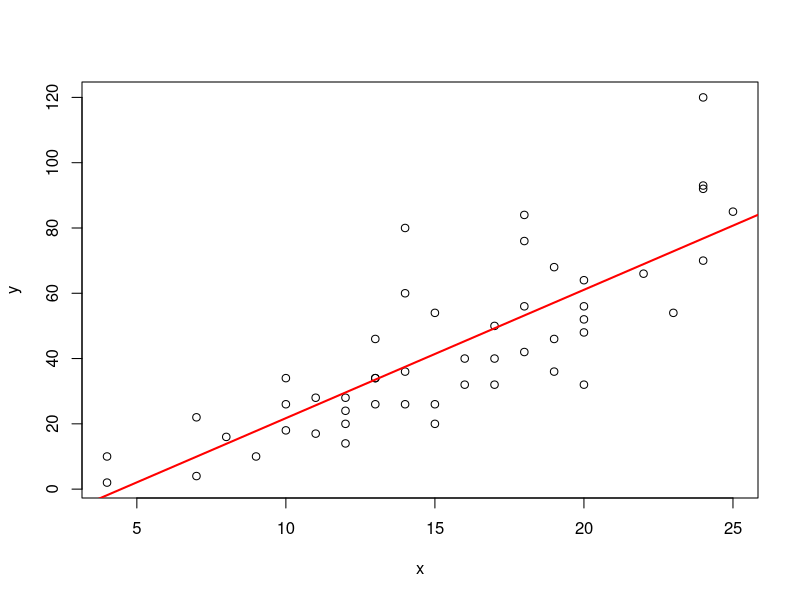
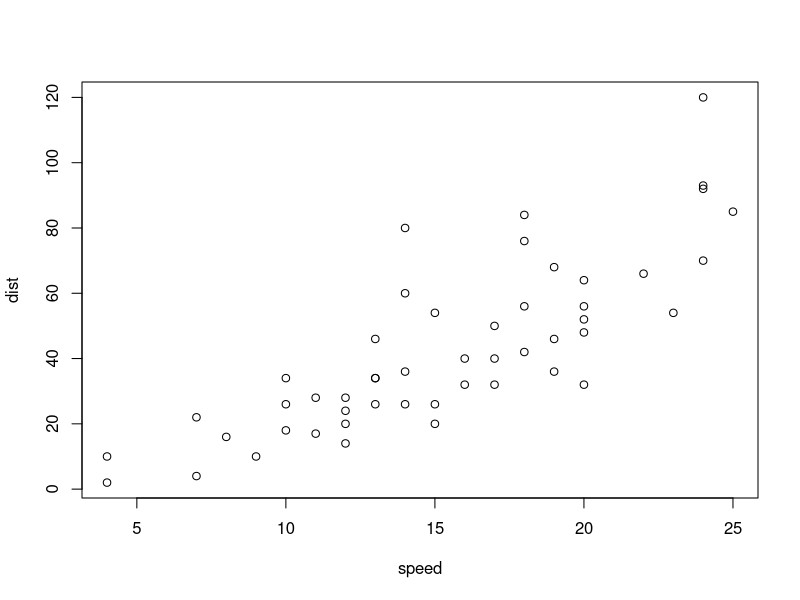
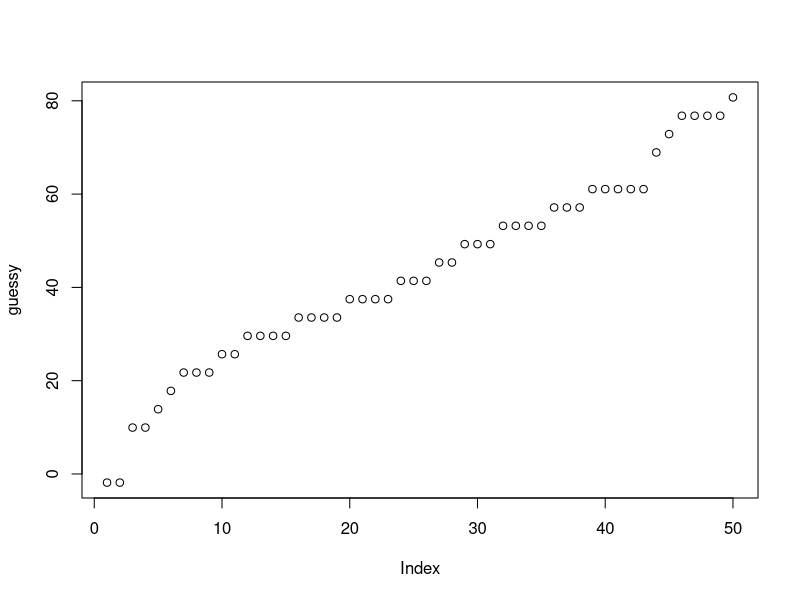
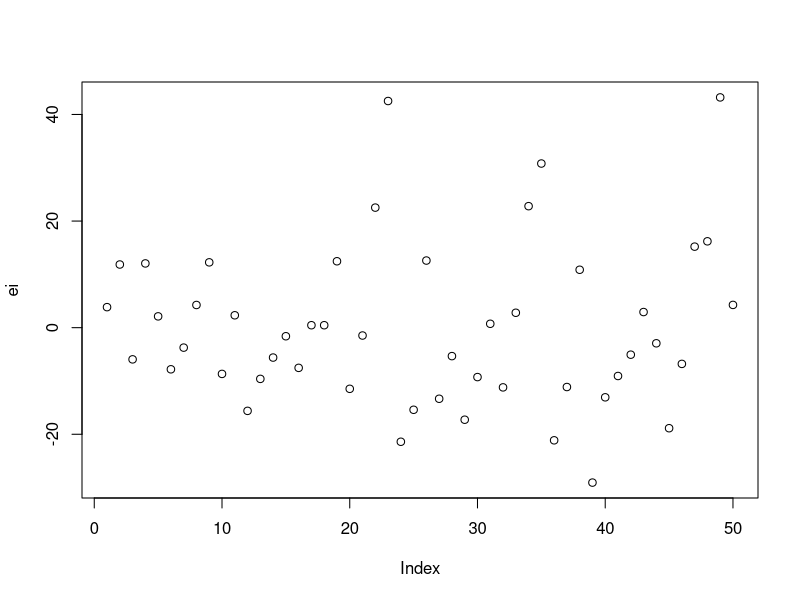
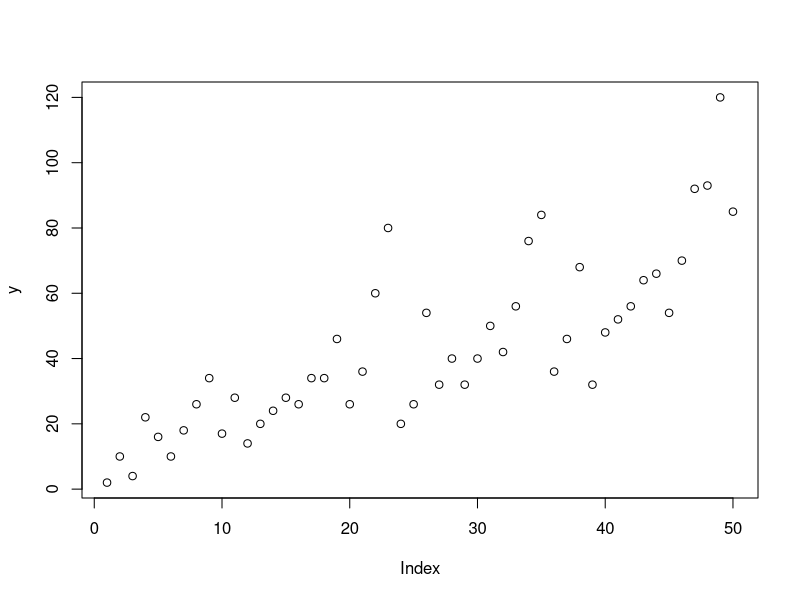
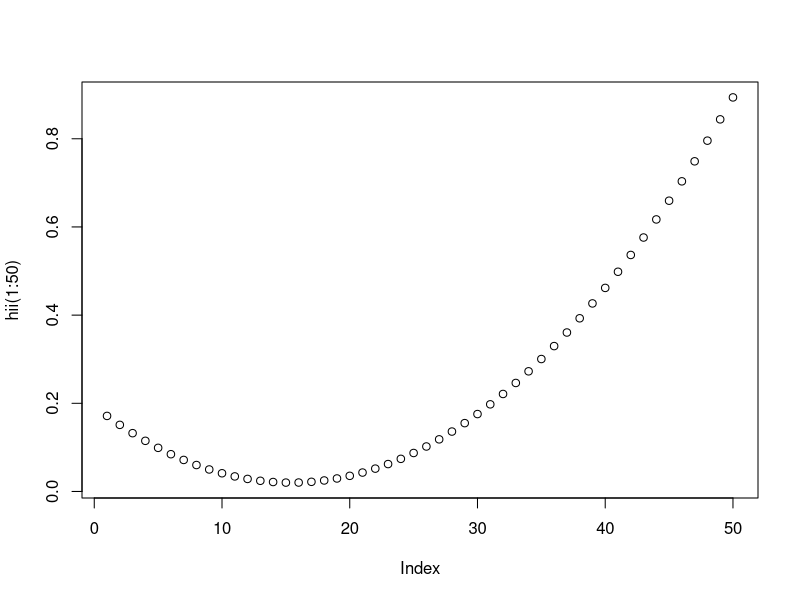
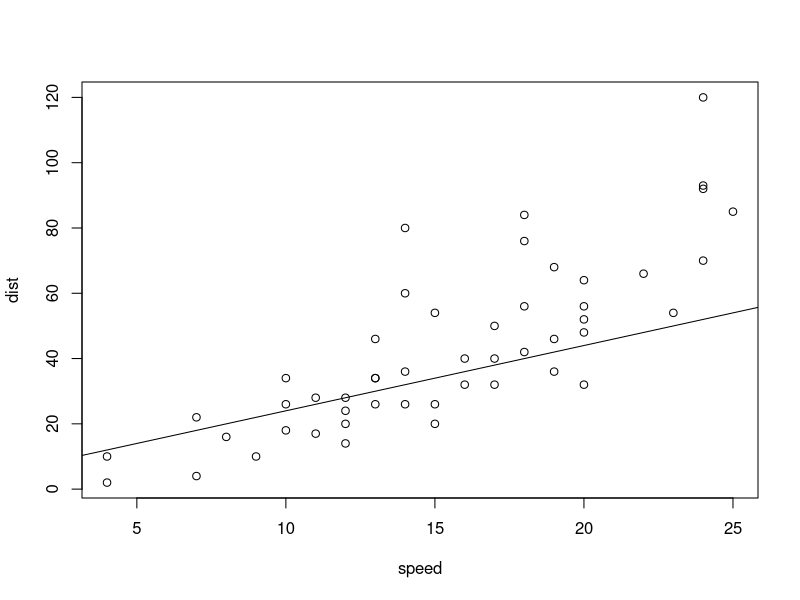
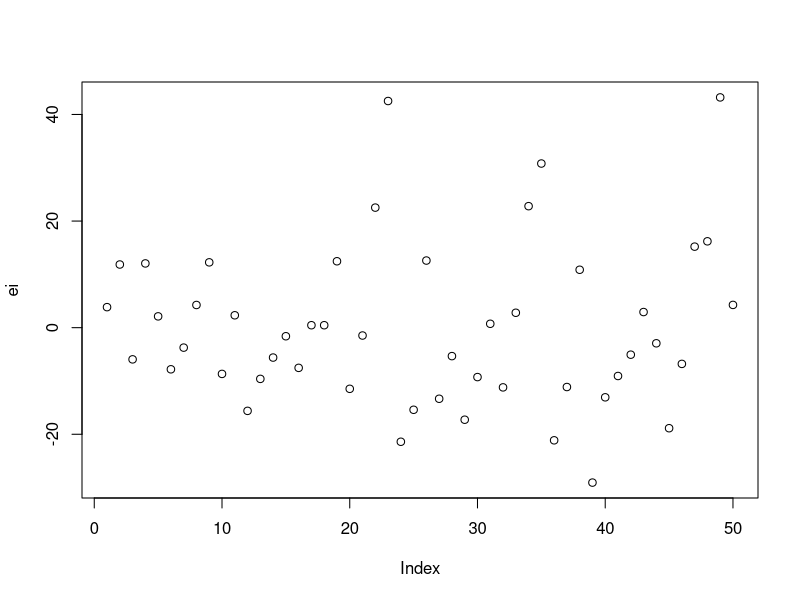

Generate these figures, in order, with R:

#1
x <- cars$speed
y <- cars$dist
n <- nrow(cars)

sum(cars$speed)

meanx <- mean(x)
meany <- mean(y)

meanx
meany

b1 <- sum(
  (x - meanx)*(y - meany)
) / (
  sum((x - meanx)^2)
)

b1

b0 <- meany - b1 * meanx


plot(x, y)
abline(a = b0, b = b1, col="red", lwd=2)

plot(cars)


guessy <- b0 + b1*x

ei <- y - guessy
plot(guessy)
plot(ei)
plot(y)

sum(ei)
#-> 1.85e-13 -> very close to 0

sum(ei * (x - meanx))
#-> -3.1e-13 -> very close to 0

TSS <- sum((y - meany)^2)
TSS
RSS <- sum((guessy - meany)^2)
RSS
SSE <- sum((y - guessy)^2)
SSE

firstR2 <- RSS /TSS
firstR2
secR2 <- 1 - SSE/TSS
secR2
# identical

cor(x,y)^2 - secR2
#identical up to 16 decimal places

#Answer: A high R2 means that speed and stopping distance are strongly correlated,
#but it does not prove causation e.g. that x -> y


var <- SSE / (nrow(cars) - 2)
var
s <- sqrt(var)
s


Sxx <- sum((x-meanx)^2)
Sxx

seb1 <- s/sqrt(Sxx)
seb1
seb0 <- s * sqrt(
  1/nrow(cars) + meanx^2 / Sxx
)
seb0

T0 <- (b1 - 0) / seb1
T0


tcrit <- qt(0.975, df = n - 2)

lower <- b1 - tcrit * seb1
lower
upper <- b1 + tcrit * seb1
upper

#-> H0 kann verworfen werden


#let x0 be 14 m/s

x0 <- 14


meanresponsex0 <- s * sqrt(
  1 / n + (x0 - meanx)^2 / Sxx
)
meanresponsex0

predintervalx0 <- s * sqrt(
  1 + 1 / n + (x0 - meanx)^2 / Sxx
)
predintervalx0

hii <- function(xi) 1/n + ((xi - meanx)^2)/Sxx
plot(hii(1:50))

plot(cars)
abline(x,y)

plot(ei)

stdres <- function(i) ei / (s * sqrt(1 - hii(i)))

summary(lm(cars))


b1
b0
model <- lm(dist ~ speed, data = cars)
coef(model)
# correct

SSE
sum(residuals(model)^2)
# correct


s
summary(model)$sigma
# correct


secR2
#Multiple R-squared:  0.6511
# correct


summary(model)$coefficients[, "Std. Error"]
seb1
# correct



T0
summary(model)$coefficients[, "t value"]


lower
upper
confint(model)
